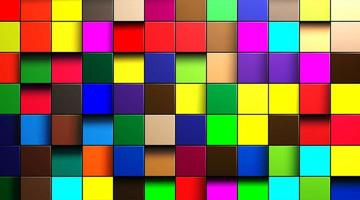
#> input picture image1.jpg, 360 x 200 px
$ jupyter execute project.ipynb
#> lines starting #> are read from the running program, lines starting #| are printed output that depends on the picture
[cell 1]
import cv2 as cv
import pandas as pd

img=cv.imread('image1.jpg')
#> img is the input picture: shape (200, 360, 3); mean B, G, R 81.4, 106.2, 127.2


img1=cv.resize(img,(1000,700),interpolation=cv.INTER_CUBIC)
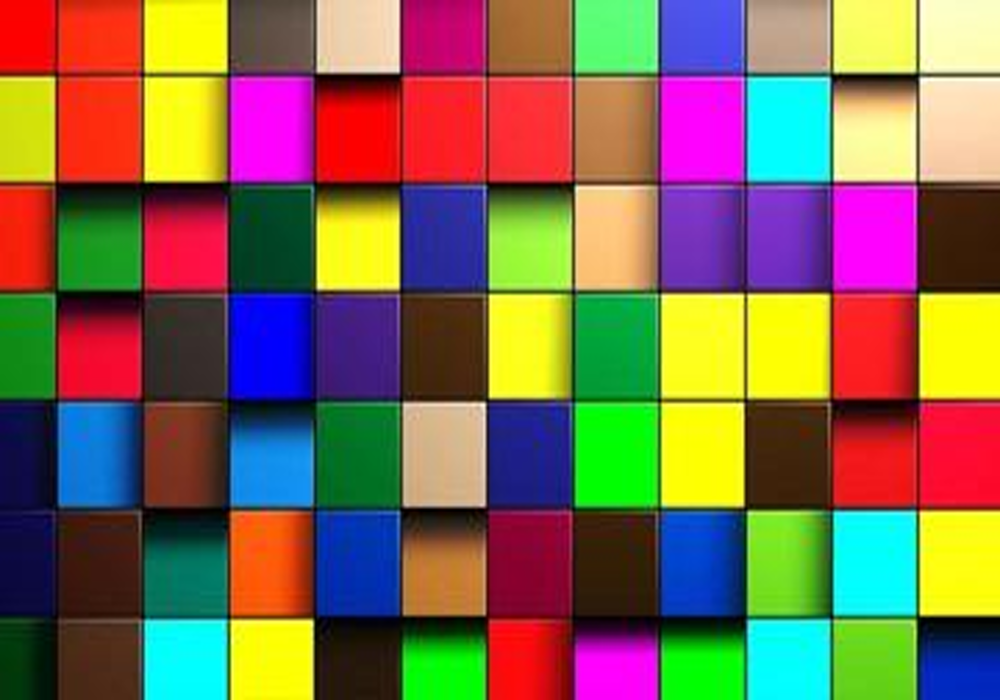
#> img1: shape (700, 1000, 3); mean B, G, R 81.4, 106.2, 127.2

index=['color','color_name','hex','R','G','B']
file=pd.read_csv('colors.csv',names=index,header=None)
#> (reads colors.csv from the repository)

clicked=False
r=g=b=x_pos=y_pos=0

def find_color_name(R,G,B):
    min=1000
    for i in range(len(file)):
        d=abs(R-int(file.loc[i,"R"]))+abs(G-int(file.loc[i,"G"]))+abs(B-int(file.loc[i,"B"]))
        if d<min:
         min=d
         c_name=file.loc[i,"color_name"]
    return c_name


def mouse_click( event, x, y, flags, param):
    if event==cv.EVENT_LBUTTONDBLCLK:
        global b,g,r,x_pos,y_pos,clicked
        clicked=True
        x_pos=x
        y_pos=y
        b,g,r=img1[y,x]
        b=int(b)
        g=int(g)
        r=int(r)


cv.namedWindow('IMAGE')
cv.setMouseCallback('IMAGE', mouse_click)


while True:

    cv.imshow("IMAGE",img1)
    if clicked:

       cv.rectangle(img1,(50,600),(700,650),(b,g,r),-1)
       text='"'+find_color_name(r,g,b)+'" :' + ' R='+str(r) + ' G='+str(g) + ' B='+str(b)

       if r + g + b >= 500:
            cv.putText(img1,text,(70,630),1,1.2,(0,0,0),2,cv.LINE_AA)
       else:
            cv.putText(img1,text,(70,630),1,1.2,(255,255,255),2,cv.LINE_AA)

       clicked = False


    if cv.waitKey(20) & 0xFF == 27:
#> (key Esc is pressed here)
        break


cv.destroyAllWindows()
